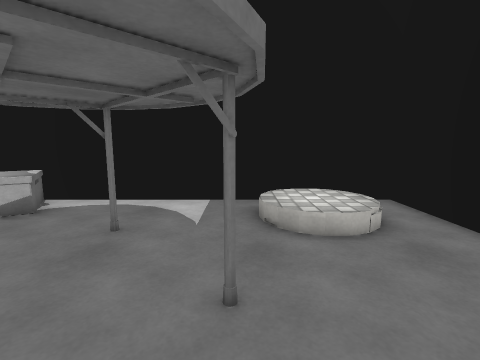
[1] (above)

12 first-person views from a walk through a 3-D level made in the Unity game engine. The camera is 1.3 m above the floor, tilts 8° down and sees 85° across. The floor is counted in squares, 0.5 m on a side. Each view is taken from the middle of a square. On the plan, view 1 faces up. The plan holds only what a view shows up to about 18 squares ahead; the rest is blank. The player character is not drawn. Surface patterns are stand-ins for the level's own textures.

[2]
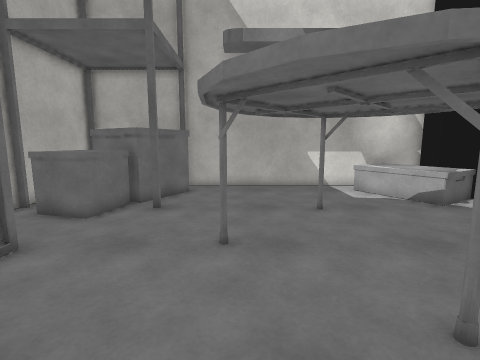

[3]
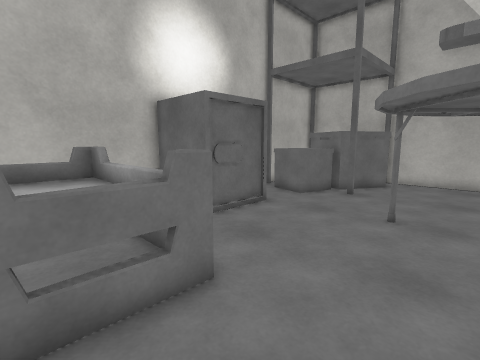

[4]
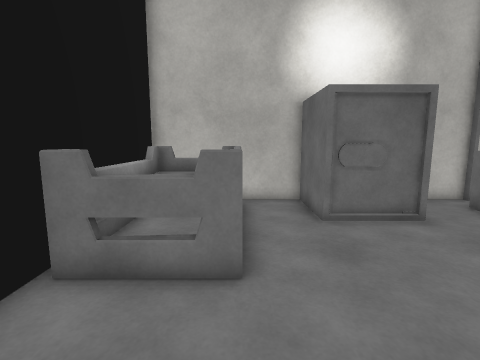

[5]
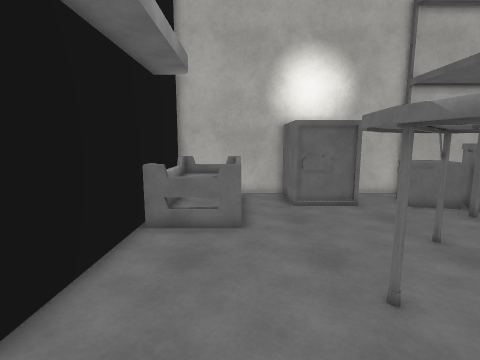

[6]
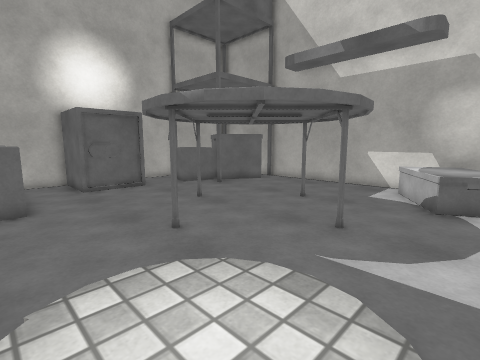

[7]
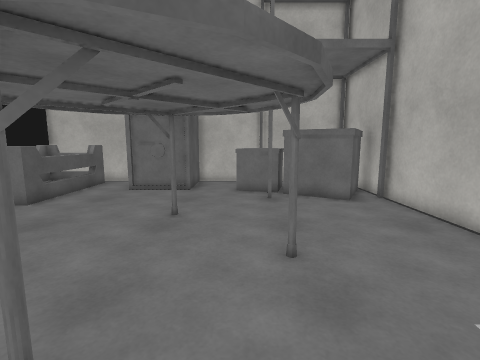

[8]
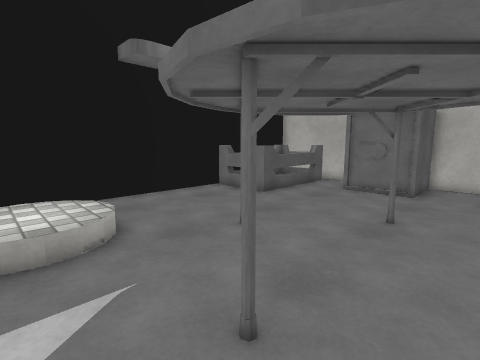

[9]
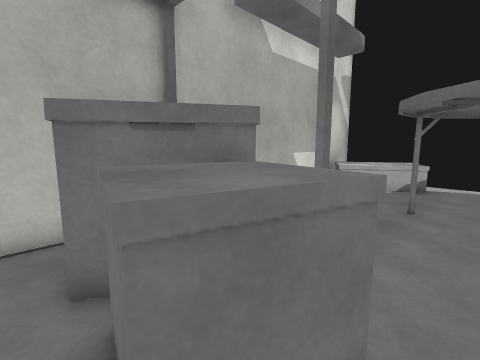

[10]
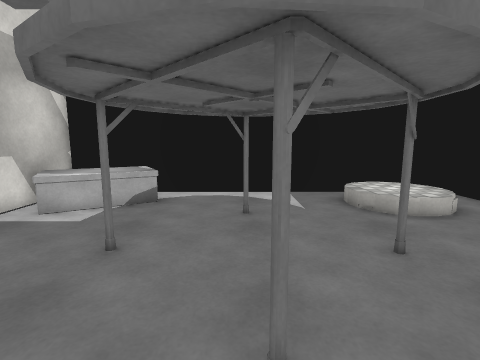

[11]
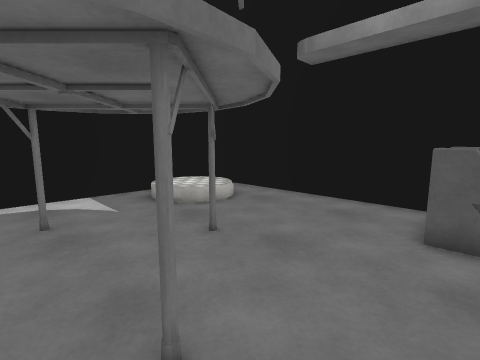

[12]
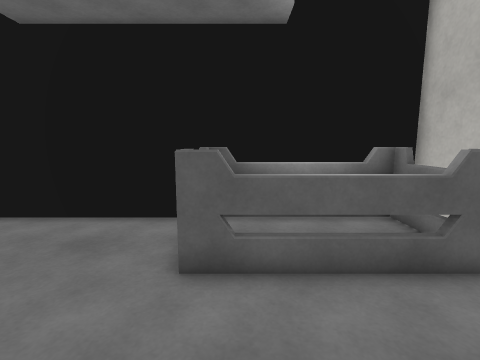

### Floor plan
Key: @ floor where view 1 was taken; # wall or solid block; x gap in a wall; . main floor; : floor 0.25 m higher than the main floor; / step, stairs or slope; = window, fence, low wall or low ledge; ^ raised ledge; B box.
Columns run from 13 left of view 1 to 7 right of it. Each row starts with its distance up from view 1.
 12 #####################
 11 #  ^^..........  / .#
 10 #^^^^^......../    .#
  9 #^^^^^........: : /.#
  8 #^^^........../  :..#
  7 #.=......#.....//...#
  6 #...................#
  5 #...................#
  4 #.....#.....##......#
  3 #...........B.......#
  2 #...................#
  1 #........##.........#
  0 #............@......#
 -1 #...............BBBB#
 -2 #.##............B  B#
 -3 #^ ^^x#.........B  B#
 -4 ##  ^^^^....  ..B  B#
 -5 #  ^^^^^..BBBB..BBBB#
 -6 #.###^^^..B  B..BBBB#
 -7 #.... =...B  B..BBBB#
 -8 ###########  ########

Where each view was taken, in squares from view 1:
view 1: 0 up, 0 right, facing up
view 2: 1 up, 3 right, facing left
view 3: 3 up, 6 right, facing down-left
view 4: 4 up, 3 right, facing down
view 5: 9 up, 3 right, facing down
view 6: 11 up, 4 right, facing down-left
view 7: 10 up, 6 left, facing down
view 8: 10 up, 6 left, facing down-right
view 9: 7 down, 5 left, facing up-left
view 10: 2 down, 4 left, facing up
view 11: 2 down, 5 left, facing up-right
view 12: 2 down, 2 left, facing right
